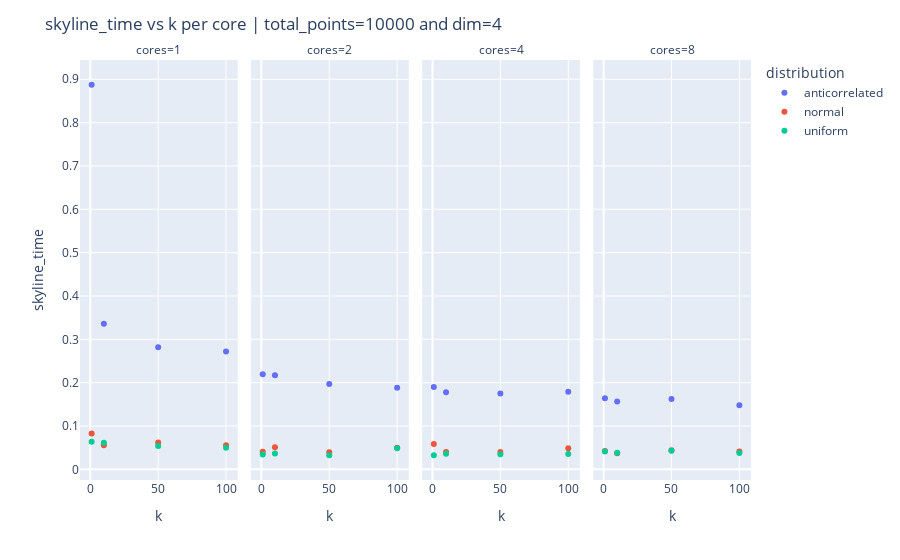

Notebook source saved alongside this figure:
### Code cell
# Scatter plots

fig = px.scatter(experiment_times_subset,
                 x="k",
                 y=feature_time,
                 color="distribution",
                 facet_col="cores")

fig.update_layout(title=f"{feature_time} vs k per core | total_points=10000 and dim=4")
    
fig.show()

### Figure 1 — Plotly figure (JSON) as saved in the notebook; plotly's stock layout.template omitted (floating-point values rounded to 4 significant figures)
{"data": [{"hovertemplate": "distribution=anticorrelated<br>cores=1<br>k=%{x}<br>skyline_time=%{y}<extra></extra>", "legendgroup": "anticorrelated", "marker": {"color": "#636efa", "symbol": "circle"}, "mode": "markers", "name": "anticorrelated", "orientation": "v", "showlegend": true, "type": "scatter", "x": [1, 10, 50, 100], "xaxis": "x", "y": [0.8874, 0.3357, 0.2815, 0.2719], "yaxis": "y"}, {"hovertemplate": "distribution=anticorrelated<br>cores=2<br>k=%{x}<br>skyline_time=%{y}<extra></extra>", "legendgroup": "anticorrelated", "marker": {"color": "#636efa", "symbol": "circle"}, "mode": "markers", "name": "anticorrelated", "orientation": "v", "showlegend": false, "type": "scatter", "x": [1, 10, 50, 100], "xaxis": "x2", "y": [0.2196, 0.2171, 0.1968, 0.1881], "yaxis": "y2"}, {"hovertemplate": "distribution=anticorrelated<br>cores=4<br>k=%{x}<br>skyline_time=%{y}<extra></extra>", "legendgroup": "anticorrelated", "marker": {"color": "#636efa", "symbol": "circle"}, "mode": "markers", "name": "anticorrelated", "orientation": "v", "showlegend": false, "type": "scatter", "x": [1, 10, 50, 100], "xaxis": "x3", "y": [0.1897, 0.1781, 0.1748, 0.1792], "yaxis": "y3"}, {"hovertemplate": "distribution=anticorrelated<br>cores=8<br>k=%{x}<br>skyline_time=%{y}<extra></extra>", "legendgroup": "anticorrelated", "marker": {"color": "#636efa", "symbol": "circle"}, "mode": "markers", "name": "anticorrelated", "orientation": "v", "showlegend": false, "type": "scatter", "x": [1, 10, 50, 100], "xaxis": "x4", "y": [0.164, 0.1564, 0.1621, 0.148], "yaxis": "y4"}, {"hovertemplate": "distribution=normal<br>cores=1<br>k=%{x}<br>skyline_time=%{y}<extra></extra>", "legendgroup": "normal", "marker": {"color": "#EF553B", "symbol": "circle"}, "mode": "markers", "name": "normal", "orientation": "v", "showlegend": true, "type": "scatter", "x": [1, 10, 50, 100], "xaxis": "x", "y": [0.08288, 0.05584, 0.06214, 0.05572], "yaxis": "y"}, {"hovertemplate": "distribution=normal<br>cores=2<br>k=%{x}<br>skyline_time=%{y}<extra></extra>", "legendgroup": "normal", "marker": {"color": "#EF553B", "symbol": "circle"}, "mode": "markers", "name": "normal", "orientation": "v", "showlegend": false, "type": "scatter", "x": [1, 10, 50, 100], "xaxis": "x2", "y": [0.04049, 0.05094, 0.03926, 0.04997], "yaxis": "y2"}, {"hovertemplate": "distribution=normal<br>cores=4<br>k=%{x}<br>skyline_time=%{y}<extra></extra>", "legendgroup": "normal", "marker": {"color": "#EF553B", "symbol": "circle"}, "mode": "markers", "name": "normal", "orientation": "v", "showlegend": false, "type": "scatter", "x": [1, 10, 50, 100], "xaxis": "x3", "y": [0.0583, 0.04024, 0.04026, 0.04888], "yaxis": "y3"}, {"hovertemplate": "distribution=normal<br>cores=8<br>k=%{x}<br>skyline_time=%{y}<extra></extra>", "legendgroup": "normal", "marker": {"color": "#EF553B", "symbol": "circle"}, "mode": "markers", "name": "normal", "orientation": "v", "showlegend": false, "type": "scatter", "x": [1, 10, 50, 100], "xaxis": "x4", "y": [0.04214, 0.03703, 0.04392, 0.04091], "yaxis": "y4"}, {"hovertemplate": "distribution=uniform<br>cores=1<br>k=%{x}<br>skyline_time=%{y}<extra></extra>", "legendgroup": "uniform", "marker": {"color": "#00cc96", "symbol": "circle"}, "mode": "markers", "name": "uniform", "orientation": "v", "showlegend": true, "type": "scatter", "x": [1, 10, 50, 100], "xaxis": "x", "y": [0.06353, 0.06128, 0.05388, 0.04992], "yaxis": "y"}, {"hovertemplate": "distribution=uniform<br>cores=2<br>k=%{x}<br>skyline_time=%{y}<extra></extra>", "legendgroup": "uniform", "marker": {"color": "#00cc96", "symbol": "circle"}, "mode": "markers", "name": "uniform", "orientation": "v", "showlegend": false, "type": "scatter", "x": [1, 10, 50, 100], "xaxis": "x2", "y": [0.03435, 0.03637, 0.0325, 0.04839], "yaxis": "y2"}, {"hovertemplate": "distribution=uniform<br>cores=4<br>k=%{x}<br>skyline_time=%{y}<extra></extra>", "legendgroup": "uniform", "marker": {"color": "#00cc96", "symbol": "circle"}, "mode": "markers", "name": "uniform", "orientation": "v", "showlegend": false, "type": "scatter", "x": [1, 10, 50, 100], "xaxis": "x3", "y": [0.03259, 0.03576, 0.03508, 0.03536], "yaxis": "y3"}, {"hovertemplate": "distribution=uniform<br>cores=8<br>k=%{x}<br>skyline_time=%{y}<extra></extra>", "legendgroup": "uniform", "marker": {"color": "#00cc96", "symbol": "circle"}, "mode": "markers", "name": "uniform", "orientation": "v", "showlegend": false, "type": "scatter", "x": [1, 10, 50, 100], "xaxis": "x4", "y": [0.04118, 0.03841, 0.04262, 0.03771], "yaxis": "y4"}], "layout": {"annotations": [{"font": {}, "showarrow": false, "text": "cores=1", "x": 0.1175, "xanchor": "center", "xref": "paper", "y": 1, "yanchor": "bottom", "yref": "paper"}, {"font": {}, "showarrow": false, "text": "cores=2", "x": 0.3725, "xanchor": "center", "xref": "paper", "y": 1, "yanchor": "bottom", "yref": "paper"}, {"font": {}, "showarrow": false, "text": "cores=4", "x": 0.6275, "xanchor": "center", "xref": "paper", "y": 1, "yanchor": "bottom", "yref": "paper"}, {"font": {}, "showarrow": false, "text": "cores=8", "x": 0.8825, "xanchor": "center", "xref": "paper", "y": 1, "yanchor": "bottom", "yref": "paper"}], "legend": {"title": {"text": "distribution"}, "tracegroupgap": 0}, "margin": {"t": 60}, "title": {"text": "skyline_time vs k per core | total_points=10000 and dim=4"}, "xaxis": {"anchor": "y", "domain": [0, 0.235], "title": {"text": "k"}}, "xaxis2": {"anchor": "y2", "domain": [0.255, 0.49], "matches": "x", "title": {"text": "k"}}, "xaxis3": {"anchor": "y3", "domain": [0.51, 0.745], "matches": "x", "title": {"text": "k"}}, "xaxis4": {"anchor": "y4", "domain": [0.765, 1.0], "matches": "x", "title": {"text": "k"}}, "yaxis": {"anchor": "x", "domain": [0, 1], "title": {"text": "skyline_time"}}, "yaxis2": {"anchor": "x2", "domain": [0, 1], "matches": "y", "showticklabels": false}, "yaxis3": {"anchor": "x3", "domain": [0, 1], "matches": "y", "showticklabels": false}, "yaxis4": {"anchor": "x4", "domain": [0, 1], "matches": "y", "showticklabels": false}}}
